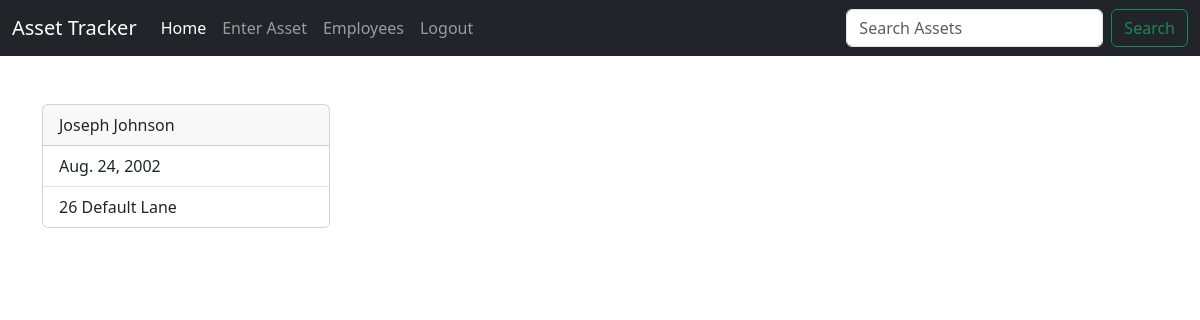
Page /webapp/employees/4 (signed in) on the committed database.
### webapp/models.py (models this page shows, shortened)
class Employee(models.Model):
    full_name = models.CharField(max_length=25)
    date_of_birth = models.DateField()
    address = models.CharField(max_length=40)

### webapp/views.py (the view)
# urls.py: path("employees/<int:employee_id>", views.employee_detail, name="employeedetail"),
@login_required
def employee_detail(request, employee_id):
    employee = get_object_or_404(Employee, pk=employee_id)
    return render(request, "webapp/employee_detail.html", {"employee": employee})

### webapp/templates/webapp/employee_detail.html
{% extends 'webapp/base.html' %}
{% block content %}
<div class="card" style="width: 18rem;">
    <div class="card-header">
      {{ employee.full_name }}
    </div>
    <ul class="list-group list-group-flush">
      <li class="list-group-item">{{ employee.date_of_birth }}</li>
      <li class="list-group-item">{{ employee.address }}</li>
    </ul>
  </div>
{% endblock %}

### rows in the picture
Employee: full_name "Joseph Johnson", date_of_birth "Aug. 24, 2002", address "26 Default Lane"
